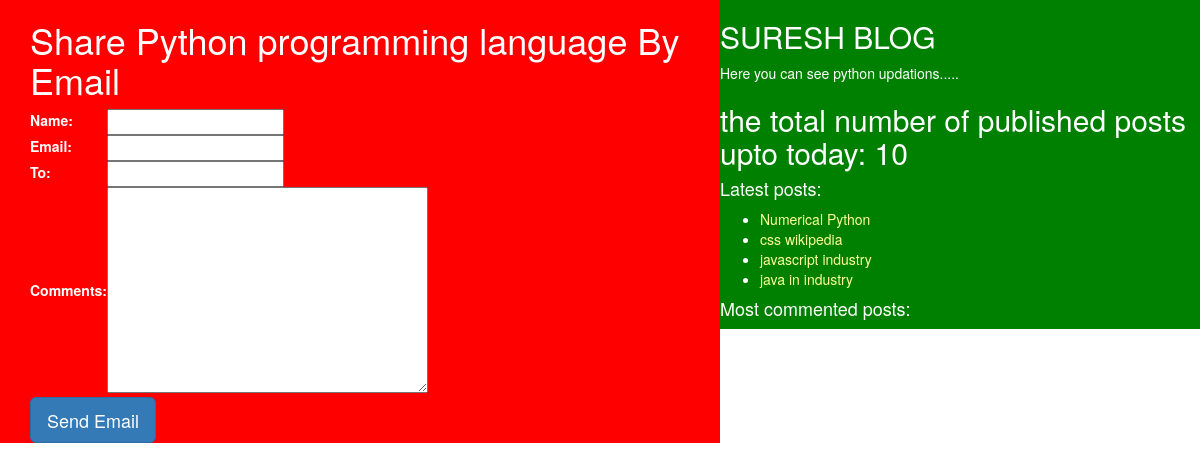
The app's page /5/share/ with its own data.
### blog/models.py (models this page shows, shortened)
class Post(models.Model):
    STATIC_CHOICE = (('draft', 'Draft'), ('published', 'Published'))
    title = models.CharField(max_length=256)
    slug = models.SlugField(max_length=264, unique_for_date='publish')
    author = models.ForeignKey(User, related_name='blog_posts', on_delete=models.CASCADE)
    body = models.TextField()
    created = models.DateTimeField(auto_now_add=True)
    updated = models.DateTimeField(auto_now=True)
    publish = models.DateTimeField(default=timezone.now)
    status = models.CharField(max_length=10, choices=STATIC_CHOICE, default='draft')
    tags = TaggableManager()
    class Meta:
        ordering = ('-publish', )
    def get_absolute_url(self):
        return reverse('post_details', args=[self.publish.year, self.publish.strftime('%m'), self.publish.strftime('%d'),self.slug])

### blog/views.py (the view)
# urls.py: path('<int:id>/share/', views.mail_send_view),
def mail_send_view(request, id):
    post = get_object_or_404(Post, id=id, status='published')
    sent = False
    if request.method == 'POST':
        form = EmailSendForm(request.POST)
        if form.is_valid():
            cd = form.cleaned_data
            subject = '{}({}) recommends you to read "{}"'.format(cd['name'], cd['email'], post.title)
            post_url = request.build_absolute_uri(post.get_absolute_url())
            message = 'post read at :\n {}\n\n{}\'s comments:\n{}'.format(post_url, cd['name'], cd['comments'])
            send_mail(subject, message, 'reddysekhar795@blog.com', [cd['to']])
            sent = True
    else:
        form = EmailSendForm()
    return render(request, 'blog/sharebyemail.html', {'form': form, 'post': post, 'sent':sent})

### blog/forms.py
class EmailSendForm(forms.Form):
    name = forms.CharField()
    email = forms.EmailField()
    to = forms.EmailField()
    comments = forms.CharField(required=False, widget=forms.Textarea)

### blog/templatetags/blog_tags.py (called while the page is built)
@register.simple_tag
def total_posts():
    return Post.objects.count()

@register.inclusion_tag('blog/latestposts.html')
def show_latest_posts():
    late_posts = Post.objects.order_by('-publish')[:4]
    return {'late_posts': late_posts}

### templates/blog/sharebyemail.html (shortened to what this page needs)
{% extends 'blog/Home.html' %}
{% block content %}
{% if sent %}
<h1>Email Successfully sent!!!</h1>
<h2>Post with title:{{post.title}} information shared by email</h2>
{% else %}
<h1>Share {{post.title}} By Email</h1>
<table>
    <form method="POST">
        {{form.as_table}}
    </form>
</table>
<input type="submit" value="Send Email" class="btn btn-primary btn-lg" >
{% endif %}
{% endblock %}

### templates/blog/latestposts.html
<ul>
    {% for post in late_posts %}
    <li><a href="{{post.get_absolute_url}}">{{post.title}}</a></li>
    {%endfor%}
</ul>

### static/css/blog.css (style rules this page uses)
body { color:white; }
a { color:#ffff99; }

### records on screen
Post: title "Python programming language"
Post: title "Numerical Python"
Post: title "css wikipedia"
Post: title "javascript industry"
Post: title "java in industry"
